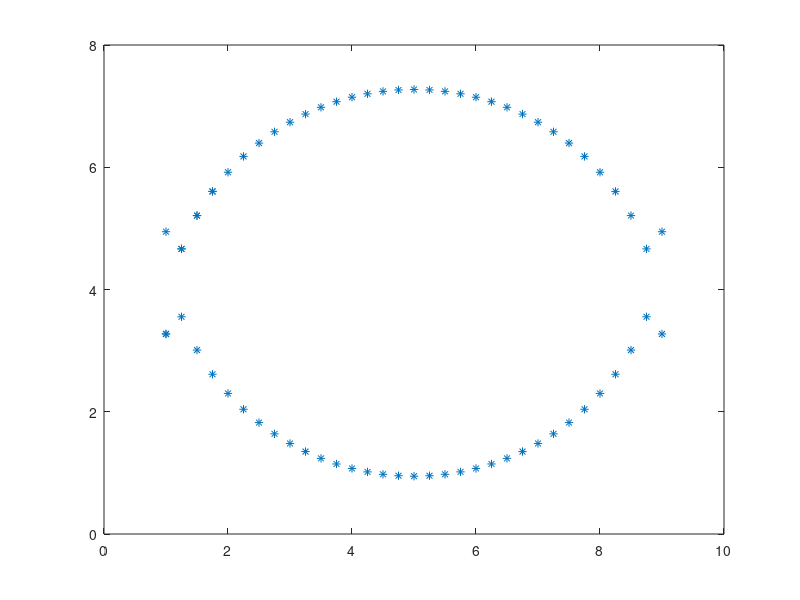

Source code (MATLAB): (Note: this script raises an error after producing the figure.)
% test B-spline

% create set of points (circle)
% center: (5,5), radius 4
a = 5;
b = 5;
r = 4;

x1  = a-r:0.25:a+r;
x2 = fliplr(x1);
y1 = sqrt(r^2 - (x1-a).^2) + b + 1*randn(1);
y2 = -sqrt(r^2 - (x2-a).^2) + b +1*randn(1);

% data vector
data = zeros(numel(x1)*2,2);
data(:,1) = [x1';x2'];
data(1:numel(y1),2) = y1;
data((numel(y1)+1):size(data,1),2) = y2;

% append a copy of the top 4 points at the bottom of the data list
top4 = data(1:4,:);
data = [data; top4];


x = data(:,1);
y = data(:,2);

figure;plot(data(:,1),data(:,2),'*')

% approximate by B-splines
t = linspace( 0, 1, (numel(x)+4) ); % define the parameter t
dt = t(2) - t(1);

% B-spline example 2
% Evaluate and plot a cubic B-spline parametric curve; relies
% on posted Bspline.m routine.

% Evenly spaced knots, with 4 more knots than control points
%t = [0 1 2 3 4 5 6 7 8 9 10 11 12 13];
%vx =    [5 8 9 7 5 2 1 2  5  8];
%vy =    [0 1 3 3 6 4 1 1  3  0];

% evaluate at a number of points for plotting
qx = Bspline(t, x, dt);
qy = Bspline(t, y, dt);

% plot(x, y, '--', qx, qy, '-');
% xlabel('t');
% ylabel('y');
% legend('control polygon', 'B-spline curve');
figure;plot(qx,qy)
%% spline curve by uniform subdivision
order = 3;
values = spcrv(data',order); 
figure;
plot(data(:,1),data(:,2),'*')
hold on, plot(values(1,:),values(2,:)), hold off
